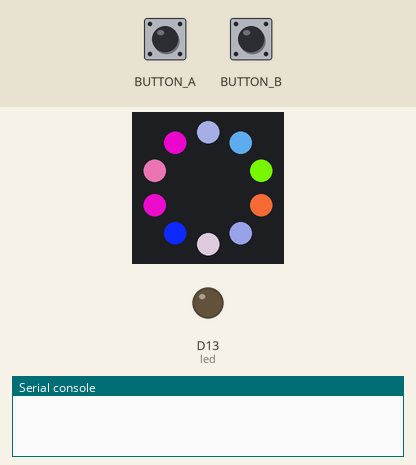
A program run on a simulated Circuit Playground running CircuitPython. Parts: the board's ring of 10 RGB LEDs (number 0 left of the top, counting anticlockwise), output pins drawn as LEDs (lit = HIGH), the last lines printed to the serial console. The inputs (shaded band) are chosen by the test bench. Dim RGB values are drawn brighter than linear; random numbers come from a fixed seed.

Above: at 1.2 s.
1.3 s: button A pressed for 0.15 s
At 3.0 s:
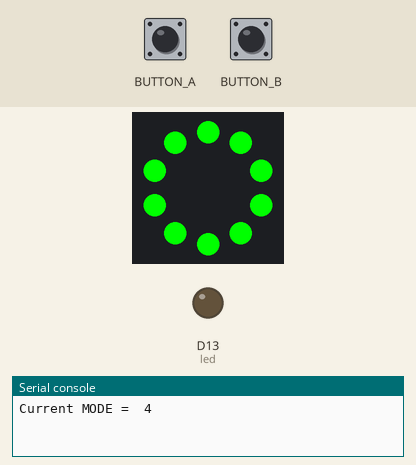
4.4 s: button B pressed for 1 s
At 5.9 s:
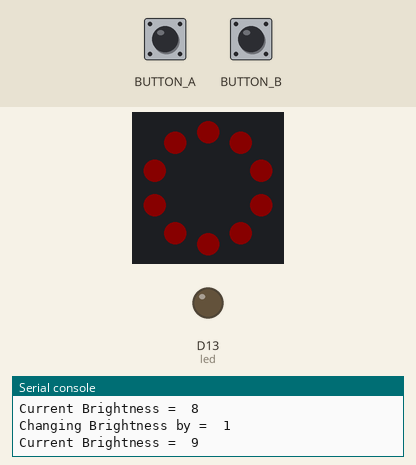
6.9 s: button A pressed for 3.2 s
At 8.13 s:
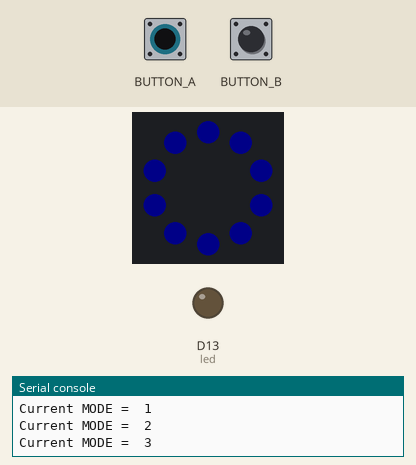
11.6 s: button B pressed for 0.15 s
At 11.68 s:
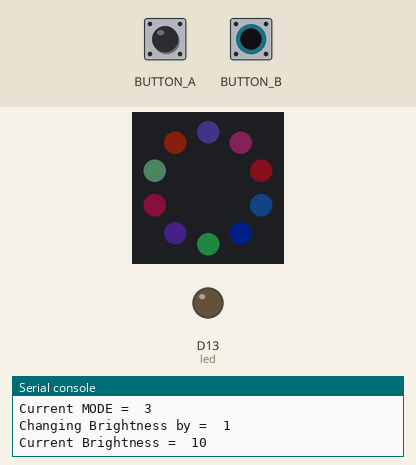
13.9 s: button B pressed for 0.15 s
At 13.98 s:
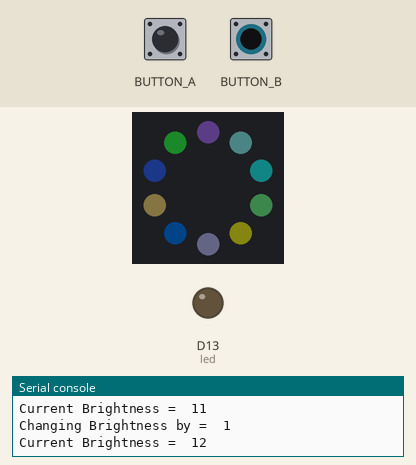
17.0 s: button B pressed for 3.2 s
At 17.11 s:
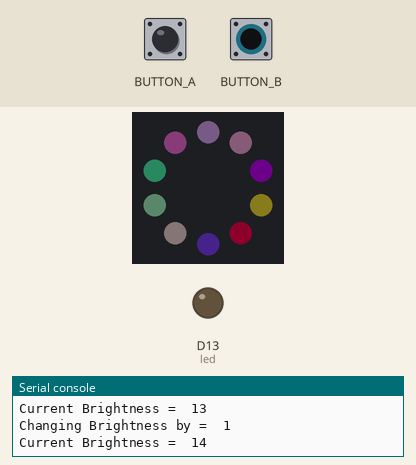

The program:

raveparty.py.py
```python
#Import Stuff
from random import randrange
import random
import board
import busio
import digitalio
import time
from digitalio import DigitalInOut, Direction, Pull

##Main Board LED
led = digitalio.DigitalInOut(board.D13)
led.direction = digitalio.Direction.OUTPUT

##Pixels
import neopixel

##Button Presses
buttonA = DigitalInOut(board.BUTTON_A)
buttonA.direction = Direction.INPUT
buttonA.pull = Pull.DOWN
buttonB = DigitalInOut(board.BUTTON_B)
buttonB.direction = Direction.INPUT
buttonB.pull = Pull.DOWN

##Setup Pixels on board
pixels = neopixel.NeoPixel(board.NEOPIXEL, 10, brightness=255,auto_write=False)

def check_brightness():
    global brightness
    max_brightness = 255
    if brightness > max_brightness:
        brightness = 0
    if brightness < 0:
        brightness = max_brightness
    print("Current Brightness = ",brightness)

def change_brightness(increment):
    print("Changing Brightness by = ",increment)
    global brightness
    brightness+=increment
    check_brightness()

def CHANGE_MODE():
    global MODE
    MODE+=1
    if MODE > 4:
        MODE = 0
    print("Current MODE = ",MODE)

def get_color(now_time):
    global MODE,XMAS,change_time
    color = [(brightness,brightness,brightness)]*10
    if MODE == 0:
        color = [(brightness,0,0)]*10
    if MODE == 1:
        color = [(0,brightness,0)]*10
    if MODE == 2:
        color = [(0,0,brightness)]*10
    if MODE == 3:
        for i in range(0,10):
            r = random.randint(0,255)
            g = random.randint(0,255)
            b = random.randint(0,255)
            norm = (r*r + g*g + b*b)**(0.5)
            #print(r/norm,g/norm,b/norm,norm)
            rscale = int(r/norm*brightness)
            gscale = int(g/norm*brightness)
            bscale = int(b/norm*brightness)
            color[i] = (rscale,gscale,bscale)
    #print(color)
    if MODE == 4:
        if now_time - change_time > 2:
            XMAS = not XMAS
            change_time = now_time
        if XMAS:
            color_main = [(brightness,0,0)]*10
            color_alt = (0,brightness,0)
        else:
            color_main = [(0,brightness,0)]*10
            color_alt = (brightness,0,0)
        #print(color_main)
    else:
        color_main = color
        color_alt = color
    return color_main,color_alt

#Globals
MODE = 3
sparkle_start = 0
change_time = 0
SPARKLE = False
XMAS = True
brightness = 255
color = get_color(0)
FLASH = True

while True:
    #Get Current Time for Event Handling
    now_time = time.monotonic()
    #print("Time = ",now_time)

    #Button A event
    if buttonA.value:
        CHANGE_MODE()
        time.sleep(0.25)

    #Capacitive Touch Event
    if buttonB.value:
        change_brightness(1)

    ##Now we actually do stuff based on the following settings
    #brightness
    #SPARKLE -- tells us if we need to be sparkling
    #SEQUINS -- tells us if sequins are always on
    #MODE -- which mode we are in (solid red,blue, green, random, red/green duty cycle)

    #Alright let's do pixels on the CPX first
    color_main,color_alt = get_color(now_time)
    for i in range(0,10):
        pixels[i] = color_main[i]
    pixels.show()

    #Slow Down Sim
    time.sleep(0.1)
```

Measured:
- what the display in image 1 shows lasts 2.0 s, from 2.0 s to 4.0 s
- what the display in image 2 shows lasts 0.7 s, from 5.4 s to 6.1 s
